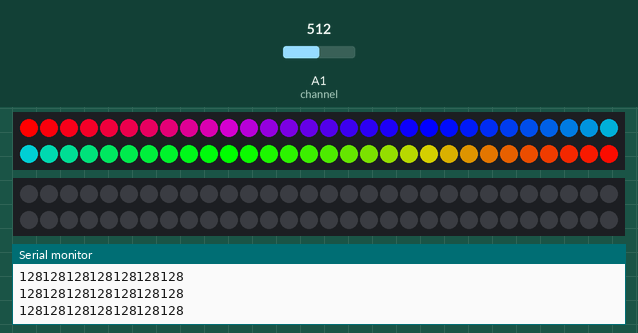
The sketch below on a simulated Arduino Uno, built with avr-gcc and run on an emulated ATmega328P. On the bench: 2 × 60 RGB LEDs in strip order, left to right, continuing on the next row, the last lines printed to the serial monitor. The inputs (shaded band) are chosen by the test bench; at power-on: A1 (channel) = 512. Dim RGB values are drawn brighter than linear; random numbers use the default seed unless the sketch sets one.

Above: at 0.8 s.
1.3 s: A1 (channel) set to 273
4.3 s: A1 (channel) set to 253
At 6.26 s:
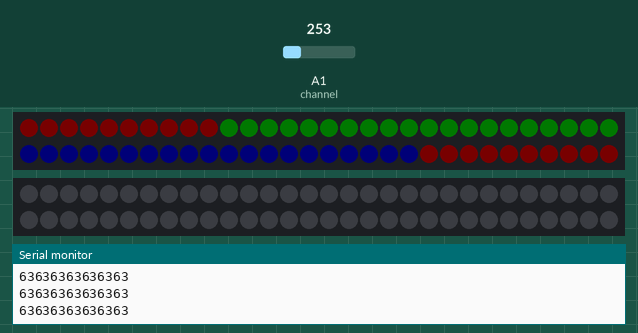
7.3 s: A1 (channel) set to 306
At 8.18 s:
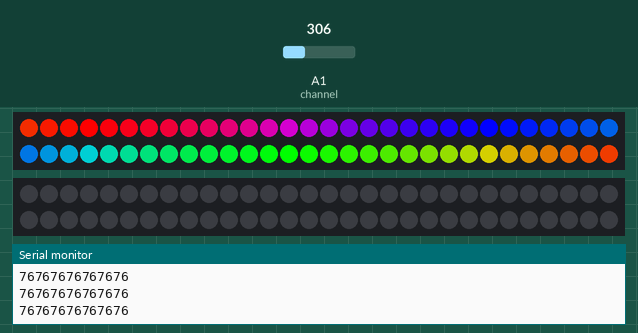
10.3 s: A1 (channel) set to 384
13.3 s: A1 (channel) set to 415
At 30.91 s:
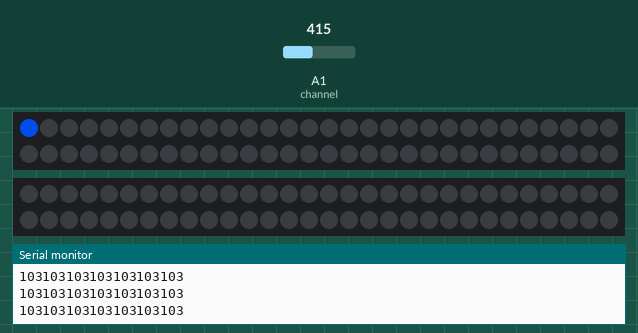

Measured:
- the behaviour switches between 264 and 263 on A1 (channel) (found by bisection; images 0 and 1)
- the behaviour switches between 399 and 400 on A1 (channel) (found by bisection; images 2 and 3)

The sketch:

Andy.ino
```cpp
#include <Adafruit_NeoPixel.h>
#include <math.h>

#define N_PIXELS 60
// Number of pixels in strand
#define LED_PIN1    8  // NeoPixel LED strand is connected to this pin
#define LED_PIN2    9
#define MODE_WINDOWS 10000
#define INPUT_FLOOR 10 //Lower range of analogRead input
#define INPUT_CEILING 200 //Max range of analogRead input, the lower the value the more sensitive (1023 = max)
#define PEAK_HANG 25 //Time of pause before peak dot falls
#define PEAK_FALL 7 //Rate of falling peak dot

int ctrlReset    = 5;                   // Digital pin 5 = signal to reset MSGEQ7s
int ctrlStrobe   = 4;                   // Digital pin 4 = signal to strobe (read data from) MSGEQ7s
int channel  =  1;                         // Analog pin 0 = spectrum data from left channel
int spectrum[7];                     // Array to store 7 bands of spectrum data from channel

Adafruit_NeoPixel strip1 = Adafruit_NeoPixel(N_PIXELS, LED_PIN1, NEO_GRB + NEO_KHZ800);
Adafruit_NeoPixel strip2 = Adafruit_NeoPixel(N_PIXELS, LED_PIN2, NEO_GRB + NEO_KHZ800);

long backColor[28];
unsigned mode;
unsigned long startMode;
unsigned long startEffect;
byte peak = 14;      // Peak level of column; used for falling dots
unsigned int sample;
uint16_t jRainbow,brightness;
int s,col;
byte dotCount = 0;  //Frame counter for peak dot
byte dotHangCount = 0; //Frame counter for holding peak dot
int wait;


void setup()
{


  mode = 0;
  col=0;
  jRainbow=0;
  brightness=0;
  startMode=millis();
  startEffect=0;
  wait =0;

  Serial.begin(9600);
  strip1.begin();
  strip2.begin();

  pinMode(ctrlReset,OUTPUT);             // Define reset as output
  pinMode(ctrlStrobe,OUTPUT);            // Define strobe as output
  digitalWrite(ctrlReset,LOW);           // Pull the reset signal low
  digitalWrite(ctrlStrobe,HIGH);         // Drive the strobe signal high


  // Initialize all pixels to 'off'
  show_all_strip();

  s=1;

  unsigned int signalMax = 0;
  unsigned int signalMin = 1023;
  unsigned int c, y;

  // Init backColor
  for(int i =0; i<28;i++)
  {
     backColor[i]=randomColor(0,10);
    }
}

void loop()
{
  readMSGEQ7s();
  Serial.print(spectrum[0]);
  Serial.print(spectrum[1]);
  Serial.print(spectrum[2]);
  Serial.print(spectrum[3]);
  Serial.print(spectrum[4]);
  Serial.print(spectrum[5]);
  Serial.println(spectrum[6]);

    sample = spectrum[0];


  if(millis()-startMode>MODE_WINDOWS)
 {
   mode++;
   if (mode>=5)
     mode =0;
   startMode=millis();
  }


  if(mode<=4)
  {

    if(sample>65){

     if(mode==0)
       cyclonR(wait,2);
     if(mode==1)
       FandC(30,255);
     if(mode==2)
       cyclon(wait, Wheel(((random(0,strip1.numPixels()) * 256 / strip1.numPixels()) + jRainbow) & 255),2);
     if(mode==3)
     cyclon2(wait, Wheel(((random(0,strip1.numPixels()) * 256 / strip1.numPixels()) + jRainbow) & 255),2);
     if(mode==4)
      rainbowFlash(50,255);
     startEffect=millis();
     brightness=0;
     }
    else if(millis()-startEffect > 1500)
     {
       rainbowCycle(100,brightness);
       if(brightness<100)
         brightness++;
       //colorBride(50,25); //  FlashSpeed, brightnessFlash
  }
  }
 }


// Sprites

void cyclon(int wait,long color,int n)
{
   set_all_brightness(255);
  for(int i = 0; i<strip1.numPixels();i++)
  {
    set_all_strip(i,0,0,0);
    }
  if(s==1){
  for(int i=0; i<strip1.numPixels()+n; i++)
    {
    set_all_strip(i, color);
    show_all_strip();
    delay(wait);
    set_all_strip(i-n, strip1.Color(0,0,0));
    show_all_strip();
    delay(wait);
    }
    s=0;
   }
   else if(s==0)
   {
    for(int i=0; i<strip1.numPixels()+n; i++)
    {
    set_all_strip(13-i, color);
    show_all_strip();
    delay(wait);
    set_all_strip(13+n-i, strip1.Color(0,0,0));
    show_all_strip();
    delay(wait);
    }
    s=1;
  }

  }
  void cyclon2(int wait,long color,int n)
{
  set_all_brightness(255);
  for(int i = 0; i<strip1.numPixels();i++)
  {
    set_all_strip(i,0,0,0);
    }
  if(s==1){
  for(int i=0; i<strip1.numPixels()+n; i++)
    {
    strip1.setPixelColor(i,color);
    strip2.setPixelColor(strip2.numPixels()-i,color);
    show_all_strip();
    delay(wait);
    strip1.setPixelColor(i-n,strip1.Color(0,0,0));
    strip2.setPixelColor(strip2.numPixels()-i+n,strip2.Color(0,0,0));
    show_all_strip();
    delay(wait);
    }
    s=0;
   }
   else if(s==0)
   {
    for(int i=0; i<strip1.numPixels()+n; i++)
    {
    strip2.setPixelColor(i,color);
    strip1.setPixelColor(strip2.numPixels()-i,color);
    show_all_strip();
    delay(wait);
    strip2.setPixelColor(i-n,strip1.Color(0,0,0));
    strip1.setPixelColor(strip2.numPixels()-i+n,strip2.Color(0,0,0));
    show_all_strip();
    delay(wait);
    }
    s=1;
  }

  }
  void cyclonR(int wait,int n)
{
  set_all_brightness(255);
  for(int i = 0; i<strip1.numPixels();i++)
  {
    set_all_strip(i,0,0,0);
    }
  if(s==1){
  for(int i=0; i<strip1.numPixels()+n; i++)
    {
    set_all_strip(i, Wheel(((i * 256 / strip1.numPixels()) + jRainbow) & 255));
    show_all_strip();
    delay(wait);
    set_all_strip(i-n, strip1.Color(0,0,0));
    show_all_strip();
    delay(wait);
    }
    s=0;
   }
   else if(s==0)
   {
    for(int i=0; i<strip1.numPixels()+n; i++)
    {
    set_all_strip(strip1.numPixels()-i, Wheel(((i * 256 / strip1.numPixels()) + jRainbow) & 255));
    show_all_strip();
    delay(wait);
    set_all_strip(13+n-i, strip1.Color(0,0,0));
    show_all_strip();
    delay(wait);
    }
    s=1;
  }

  }

  void FandC(long time, int brightnessFlash)
{
  //init
  long color[strip1.numPixels()];

  for(int i = 0; i<strip1.numPixels();i++)
  {
    set_all_strip(i,Wheel(((random(0,strip1.numPixels()) * 256 / strip1.numPixels()) + jRainbow) & 255));
    color[i]= strip1.getPixelColor(i);
  }
  show_all_strip();
  // flash
   for(int i = 0; i<strip1.numPixels();i++)
  {
    set_all_strip(i,brightnessFlash,brightnessFlash,brightnessFlash);
  }
  show_all_strip();
  for( int i = 0; i<strip1.numPixels();i++)
  {
    set_all_strip(i,color[i]);

  }
  delay(time);
  show_all_strip();

}
void rainbowFlash(long time,int brightnessFlash)
{
 uint16_t i;
 uint32_t col;
 col = Wheel(((random(0,strip1.numPixels()) * 256 / strip1.numPixels()) + jRainbow) & 255);
  for(i=0; i< strip1.numPixels(); i++) {
      set_all_strip(i,col);
    }
    set_all_brightness(brightnessFlash);
    show_all_strip();
    delay(time);
    for(i=0; i< strip1.numPixels(); i++) {
      set_all_strip(i,strip1.Color(0,0,0));
    }
    show_all_strip();
    jRainbow++;
    if(jRainbow>256)
      jRainbow=0;
}

void colorBride(long time, int brightnessFlash)
{
  for(int i = 0; i<28;i++)
  {
    if(i<14)
    strip1.setPixelColor(i,backColor[i]);
    else
    strip2.setPixelColor(i-14,backColor[i]);
  }
    show_all_strip();
    int led1 = random(0,strip1.numPixels());
    int led2 = random(0,strip1.numPixels());
    strip1.setPixelColor(led1,strip1.Color(brightnessFlash,brightnessFlash,brightnessFlash));
    show_all_strip();
    strip2.setPixelColor(led2,strip1.Color(brightnessFlash,brightnessFlash,brightnessFlash));
    show_all_strip();
    delay(time);
    strip1.setPixelColor(led1,backColor[led1]);
    strip2.setPixelColor(led2,backColor[led2+14]);
    show_all_strip();
}
void rainbowCycle(uint8_t wait,int b)
{
  uint16_t i;
  for(i=0; i< strip1.numPixels(); i++) {
      set_all_strip(i, Wheel(((i * 256 / strip1.numPixels()) + jRainbow) & 255));
    }
    set_all_brightness(b);
    show_all_strip();
    delay(wait);
    jRainbow++;
    if(jRainbow>256)
      jRainbow=0;
  }

//Used to draw a line between two points of a given color
void drawLine(uint8_t from, uint8_t to, uint32_t c1,uint32_t c2,uint32_t c3) {
  uint8_t fromTemp;
  if (from > to) {
    fromTemp = from;
    from = to;
    to = fromTemp;
  }
  for(int i=from; i<=to; i++){
    setPixelColorSym(i, c1,c2,c3);
  }
}

void drawLine(uint8_t from, uint8_t to, uint32_t c) {
  uint8_t fromTemp;
  if (from > to) {
    fromTemp = from;
    from = to;
    to = fromTemp;
  }
  for(int i=from; i<=to; i++){
    setPixelColorSym(i, c);
  }
}


 void show_all_strip()
 {
   strip1.show();
   //strip2.show();
   }

void set_all_strip(int i , uint32_t c)
{
  strip1.setPixelColor(i,c);
  //strip2.setPixelColor(i,c);
  }

void set_all_strip(int i , int r, int g ,int b)
{
  strip1.setPixelColor(i,strip1.Color(r,g,b));
 // strip2.setPixelColor(i,strip2.Color(r,g,b));
  }
void set_all_brightness(int b)
{
  strip1.setBrightness(b);
  //strip2.setBrightness(b);
  }
  uint32_t randomColor(int a,int b)
{
  int c1 = random(a,b);
  int c2 = random(a,b);
  int c3 = random(a,b);
  return strip1.Color(c1,c2,c3);
}


void setPixelColorSym(int i,uint32_t c)
{
	if (mode == 5){
		strip1.setPixelColor(i, c);
		strip2.setPixelColor((strip1.numPixels() / 2) - 1 - i, c);
		strip1.setPixelColor((strip1.numPixels() - i - 1), c);
		strip2.setPixelColor((strip1.numPixels() / 2) + i, c);
	}
	else if (mode == 6)
	{
		strip1.setPixelColor(i, c);
		strip2.setPixelColor(i, c);
		strip1.setPixelColor((strip1.numPixels() - i - 1), c);
		strip2.setPixelColor((strip1.numPixels() - i - 1), c);
	}
	else if (mode == 7)
	{
		strip1.setPixelColor((strip1.numPixels() / 2) - 1 - i, c);
		strip2.setPixelColor((strip1.numPixels() / 2) - 1 - i, c);
		strip1.setPixelColor((strip1.numPixels() / 2) + i, c);
		strip2.setPixelColor((strip1.numPixels() / 2) + i, c);
	}
}
void setPixelColorSym(int i,unsigned int c1,unsigned int c2,unsigned int c3)
{
	if (mode == 5)
	{
		strip1.setPixelColor(i, c1, c2, c3);
		strip2.setPixelColor((strip1.numPixels() / 2) - 1 - i,strip2.Color(c1, c2, c3));
		strip1.setPixelColor((strip1.numPixels() - i - 1), strip1.Color(c1, c2, c3));
		strip2.setPixelColor((strip1.numPixels() / 2) + i, strip2.Color(c1, c2, c3));
	}
	else if (mode == 6)
	{
		strip1.setPixelColor(i, strip1.Color(c1, c2, c3));
		strip2.setPixelColor(i, strip2.Color(c1, c2, c3));
		strip1.setPixelColor((strip1.numPixels() - i - 1), strip1.Color(c1, c2, c3));
		strip2.setPixelColor((strip1.numPixels() - i - 1), strip2.Color(c1, c2, c3));
	}
	else if (mode == 7)
	{
		strip1.setPixelColor((strip1.numPixels() / 2) - 1 - i, strip1.Color(c1, c2, c3));
		strip2.setPixelColor((strip1.numPixels() / 2) - 1 - i, strip2.Color(c1, c2, c3));
		strip1.setPixelColor((strip1.numPixels() / 2) + i, strip1.Color(c1, c2, c3));
		strip2.setPixelColor((strip1.numPixels() / 2) + i, strip2.Color(c1, c2, c3));
	}
}

// Input a value 0 to 255 to get a color value.
// The colours are a transition r - g - b - back to r.
uint32_t Wheel(byte WheelPos) {
  WheelPos = 255 - WheelPos;
  if(WheelPos < 85) {
   return strip1.Color(255 - WheelPos * 3, 0, WheelPos * 3);
  } else if(WheelPos < 170) {
    WheelPos -= 85;
   return strip1.Color(0, WheelPos * 3, 255 - WheelPos * 3);
  } else {
   WheelPos -= 170;
   return strip1.Color(WheelPos * 3, 255 - WheelPos * 3, 0);
  }
}

void readMSGEQ7s()
// Read the seven spectrum bands from the two MSGEQ7 chips
{
  digitalWrite(ctrlReset, HIGH);                     // Pulse the reset signal
  digitalWrite(ctrlReset, LOW);                      // Causes MSGEQ7s to latch spectrum values
  delayMicroseconds(75);                             // Delay to meet minimum reset-to-strobe time

  for(int i=0; i <7; i++)                            // Cycle through the 7 spectrum bands
  {
    digitalWrite(ctrlStrobe,LOW);                    // Read current band (then increment to next band)
    delayMicroseconds(40);                           // Wait for outputs to settle

    spectrum[i] = analogRead(channel) /4 ;       // Store current values from left & right channels
                                                      // Divide 0-1023 by 4 to give 0-255

     //if (spectrum[i] < 65) spectrum[i] = 0;   // Filter out the noise at the bottom if there
                                               // is no signal worth looking at

    digitalWrite(ctrlStrobe,HIGH);
    delayMicroseconds(40);                           // Delay to meet minimum strobe-to-strobe time
  }
}
```
